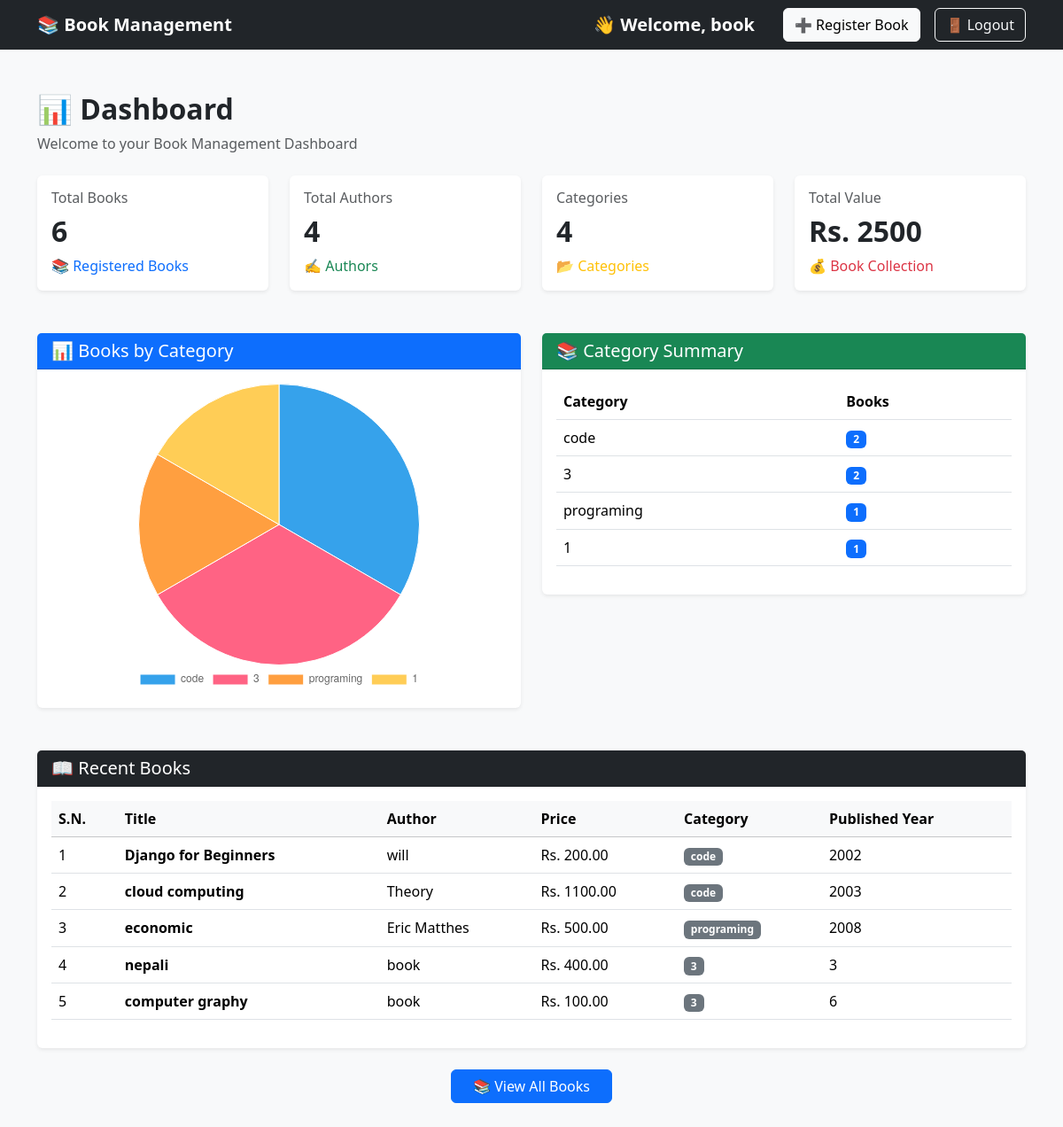
The app's page /books/ (signed in) with its own data.
### books/models.py (models this page shows, shortened)
class Book(models.Model):
    title = models.CharField(max_length=200)
    author = models.CharField(max_length=100)
    price = models.DecimalField(max_digits=10, decimal_places=2)
    category = models.CharField(max_length=100)
    published_year = models.IntegerField()

### books/views.py (the view)
@login_required
def dashboard(request):
    total_books = Book.objects.count()
    total_authors = Book.objects.values(
        "author"
    ).distinct().count()
    total_categories = Book.objects.values(
        "category"
    ).distinct().count()
    total_value = Book.objects.aggregate(
        total=Sum("price")
    )["total"] or 0
    recent_books = Book.objects.all().order_by(
        "-id"
    )[:5]
    category_data = Book.objects.values(
        "category"
    ).annotate(
        total=Count("id")
    ).order_by("-total")
    return render(
        request,
        "books/dashboard.html",
        {
            "total_books": total_books,
            "total_authors": total_authors,
            "total_categories": total_categories,
            "total_value": total_value,
            "recent_books": recent_books,
            "category_data": category_data,
        },
    )

### books/templates/books/dashboard.html (shortened to what this page needs)
<!DOCTYPE html>
<html lang="en">
<head>
    <link
        href="https://cdn.jsdelivr.net/npm/bootstrap@5.3.3/dist/css/bootstrap.min.css"
        rel="stylesheet">
</head>
<body class="bg-light">
<nav class="navbar navbar-dark bg-dark">
    <div class="container">
        <a
            class="navbar-brand fw-bold"
            href="{% url 'dashboard' %}">
            📚 Book Management
        <div class="d-flex align-items-center gap-3">
    <span class="text-white">
        👋 Welcome, {{ request.user.username }}
    </span>
    <a href="{% url 'book_register' %}"
       class="btn btn-light">
        ➕ Register Book
    </a>
    <form method="post"
          action="{% url 'logout' %}"
          class="d-inline">
        <button type="submit"
                class="btn btn-outline-light">
            🚪 Logout
        </button>
    </form>
</div>
</nav>
<div class="container py-5">
    <div class="mb-4">
        <h2 class="fw-bold">
            📊 Dashboard
        </h2>
        <p class="text-muted">
            Welcome to your Book Management Dashboard
        </p>
    </div>
    <div class="row g-4 mb-5">
        <div class="col-md-3">
            <div class="card shadow-sm border-0 h-100">
                <div class="card-body">
                    <h6 class="text-muted">
                        Total Books
                    </h6>
                    <h2 class="fw-bold">
                        {{ total_books }}
                    </h2>
                    <p class="mb-0 text-primary">
                        📚 Registered Books
                    </p>
                </div>
            </div>
        </div>
        <div class="col-md-3">
            <div class="card shadow-sm border-0 h-100">
                <div class="card-body">
                    <h6 class="text-muted">
                        Total Authors
                    </h6>
                    <h2 class="fw-bold">
                        {{ total_authors }}
                    </h2>
                    <p class="mb-0 text-success">
                        ✍️ Authors
                    </p>
                </div>
            </div>
        </div>
        <div class="col-md-3">
            <div class="card shadow-sm border-0 h-100">
                <div class="card-body">
                    <h6 class="text-muted">
                        Categories
                    </h6>
                    <h2 class="fw-bold">
                        {{ total_categories }}
                    </h2>
                    <p class="mb-0 text-warning">
                        📂 Categories
                    </p>
                </div>
            </div>
        </div>
        <div class="col-md-3">
            <div class="card shadow-sm border-0 h-100">
                <div class="card-body">
                    <h6 class="text-muted">
                        Total Value
                    </h6>
                    <h2 class="fw-bold">
                        Rs. {{ total_value }}
                    </h2>
                    <p class="mb-0 text-danger">
                        💰 Book Collection
                    </p>
                </div>
            </div>
        </div>
    </div>
    <div class="row g-4 mb-5">
        <div class="col-md-6">
            <div class="card shadow-sm border-0">
                <div class="card-header bg-primary text-white">
                    <h5 class="mb-0">
                        📊 Books by Category
                    </h5>
                </div>
                <div class="card-body">
                    <div style="height: 350px;">
                        <canvas id="categoryChart"></canvas>
                    </div>
                </div>
            </div>
        </div>
        <div class="col-md-6">
            <div class="card shadow-sm border-0">
                <div class="card-header bg-success text-white">
                    <h5 class="mb-0">
                        📚 Category Summary
                    </h5>
                </div>
                <div class="card-body">
                    {% if category_data %}
                        <div class="table-responsive">
                            <table class="table table-hover">
                                <thead>
                                    <tr>
                                        <th>
                                            Category
                                        </th>
                                        <th>
                                            Books
                                        </th>
                                    </tr>
                                </thead>
                                <tbody>
                                    {% for item in category_data %}
                                        <tr>
                                            <td>
                                                {{ item.category }}
                                            </td>
                                            <td>
                                                <span class="badge bg-primary">
                                                    {{ item.total }}
                                                </span>
                                            </td>
                                        </tr>
                                    {% endfor %}
                                </tbody>
                            </table>
                        </div>
                    {% endif %}
                </div>
            </div>
        </div>
    </div>
    <div class="card shadow-sm border-0">
        <div class="card-header bg-dark text-white">
            <h5 class="mb-0">
                📖 Recent Books
            </h5>
        </div>
        <div class="card-body">
            {% if recent_books %}
                <div class="table-responsive">
                    <table class="table table-hover align-middle">
                        <thead class="table-light">
                            <tr>
                                <th>
                                    S.N.
                                </th>
                                <th>
                                    Title
                                </th>
                                <th>
                                    Author
                                </th>
                                <th>
                                    Price
                                </th>
                                <th>
                                    Category
                                </th>
                                <th>
                                    Published Year
                                </th>
                            </tr>
                        </thead>
                        <tbody>
                            {% for book in recent_books %}
                                <tr>
                                    <td>
                                        {{ forloop.counter }}
                                    </td>
                                    <td class="fw-semibold">
                                        {{ book.title }}
                                    </td>
                                    <td>
                                        {{ book.author }}
                                    </td>
                                    <td>
                                        Rs. {{ book.price }}
                                    </td>
                                    <td>
                                        <span class="badge bg-secondary">
                                            {{ book.category }}
                                        </span>
                                    </td>
                                    <td>
                                        {{ book.published_year }}
                                    </td>
                                </tr>
                            {% endfor %}
                        </tbody>
                    </table>
                </div>
            {% endif %}
        </div>
    </div>
    <div class="text-center mt-4">
        <a
            href="{% url 'book_register' %}"
            class="btn btn-primary px-4">
            📚 View All Books
        </a>
    </div>
</div>
<script>
    const categories = [
        {% for item in category_data %}
            "{{ item.category|escapejs }}",
        {% endfor %}
    ];
    const bookCounts = [
        {% for item in category_data %}
            {{ item.total }},
        {% endfor %}
    ];
    const ctx = document
        .getElementById("categoryChart")
        .getContext("2d");
    new Chart(ctx, {
        type: "pie",
        data: {
            labels: categories,
            datasets: [{
                label: "Books",
                data: bookCounts,
                borderWidth: 1
            }]
        },
        options: {
            responsive: true,
            maintainAspectRatio: false,
            plugins: {
                legend: {
                    position: "bottom"
                }
            }
        }
    });
</script>
</body>
</html>

### records on screen
Book: title "Django for Beginners", author "will", price "200.00", category "code", published_year "2002"
Book: title "cloud computing", author "Theory", price "1100.00", category "code", published_year "2003"
Book: title "economic", author "Eric Matthes", price "500.00", category "programing", published_year "2008"
Book: title "nepali", author "book", price "400.00", category "3", published_year "3"
Book: title "computer graphy", author "book", price "100.00", category "3", published_year "6"

### other values on screen
{{ request.user.username }} "book"
{{ total_books }} "6"
{{ total_authors }} "4"
{{ total_categories }} "4"
{{ total_value }} "2500"
{{ item.category }} "code" "3" "programing" "1"
{{ item.total }} "2" "2" "1" "1"
chart data {{ item.category|escapejs }} code, 3, programing, 1
chart data {{ item.total }} 2, 2, 1, 1
